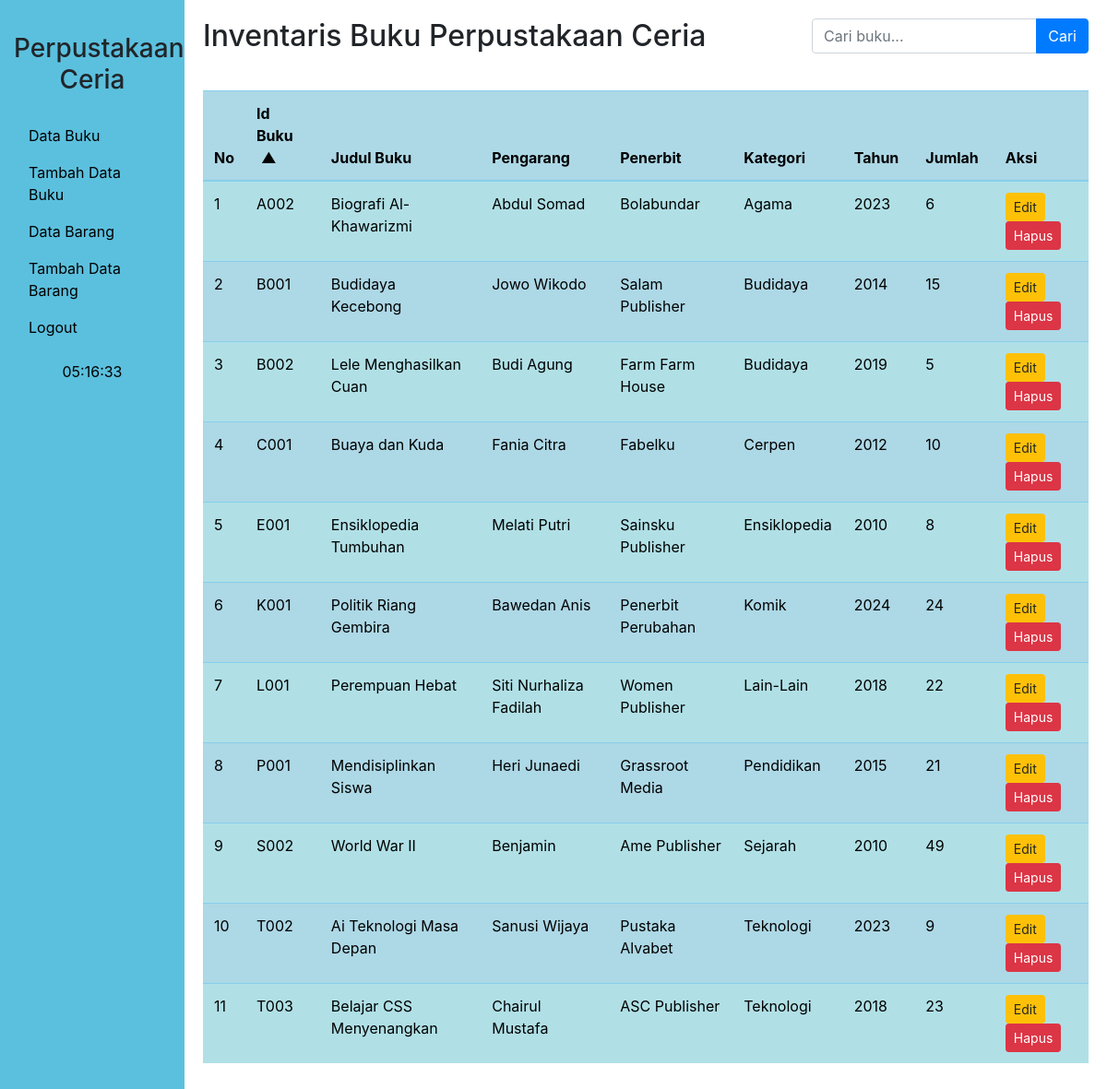
Page /dashboard.php (signed in) on the committed database.
### tables this page shows
CREATE TABLE `buku` (
  `no` int(11) NOT NULL,
  `id_buku` varchar(20) NOT NULL,
  `judul_buku` varchar(255) NOT NULL,
  `pengarang` varchar(100) NOT NULL,
  `penerbit` varchar(100) NOT NULL,
  `kategori` varchar(50) NOT NULL,
  `tahun` int(11) NOT NULL,
  `jumlah` int(11) NOT NULL
);

### dashboard.php (the view, shortened to what this page needs)
<?php
$servername = "localhost";
$username = "root";
$password = "";
$dbname = "perpustakaan";
$conn = new mysqli($servername, $username, $password, $dbname);
$search = isset($_GET['search']) ? $_GET['search'] : '';
$order = isset($_GET['order']) ? $_GET['order'] : 'id_buku';
$direction = isset($_GET['direction']) ? $_GET['direction'] : 'ASC';
$direction = strtoupper($direction) === 'DESC' ? 'DESC' : 'ASC';
$sql = "SELECT * FROM buku WHERE
        id_buku LIKE '%$search%' OR
        judul_buku LIKE '%$search%' OR
        pengarang LIKE '%$search%' OR
        penerbit LIKE '%$search%' OR
        kategori LIKE '%$search%' OR
        tahun LIKE '%$search%' OR
        jumlah LIKE '%$search%'
        ORDER BY $order $direction";
$result = $conn->query($sql);
?>
<!DOCTYPE html>
<html lang="en">
<head>
    <link rel="stylesheet" href="https://maxcdn.bootstrapcdn.com/bootstrap/4.5.2/css/bootstrap.min.css">
    <link rel="stylesheet" href="styledashboard.css">
</head>
<body>
<div class="container-fluid">
    <div class="row">
        <div class="col-md-2 sidebar">
            <h3 class="text-black text-center py-3">Perpustakaan Ceria</h3>
            <ul class="nav flex-column">
                <li class="nav-item">
                    <a class="nav-link active" href="dashboard.php" style="color: #000000;">Data Buku</a>
                </li>
                <li class="nav-item">
                    <a class="nav-link" href="tambahdata.php" style="color: #000000;">Tambah Data Buku</a>
                </li>
                <li class="nav-item">
                    <a class="nav-link" href="databarang.php" style="color: #000000;">Data Barang</a>
                </li>
                <li class="nav-item">
                    <a class="nav-link" href="tambahbarang.php" style="color: #000000;">Tambah Data Barang</a>
                </li>
                <li class="nav-item">
                    <a class="nav-link" href="index.php" style="color: #000000;">Logout</a>
                </li>
            </ul>
            <div id="clock" class="text-center mt-3" style="color: #000000;"></div>
        </div>
        <div class="col-md-10 content">
            <div class="dashboard-header">
                <h2 class="dashboard-title">Inventaris Buku Perpustakaan Ceria</h2>
                <form method="GET" action="" class="search-bar">
                    <div class="input-group">
                        <input type="text" class="form-control" name="search" placeholder="Cari buku..." value="<?php echo htmlspecialchars($search); ?>">
                        <div class="input-group-append">
                            <button class="btn btn-primary" type="submit">Cari</button>
                        </div>
                    </div>
                </form>
            </div>
            <div class="table-responsive">
                <table class="table table-striped table-dark">
                <thead>
                    <tr>
                        <th>No</th>
                        <th><a href="?search=<?php echo urlencode($search); ?>&order=id_buku&direction=<?php echo $direction === 'ASC' ? 'DESC' : 'ASC'; ?>">Id Buku <span class="sort-icon"><?php echo $order === 'id_buku' ? ($direction === 'ASC' ? '▲' : '▼') : ''; ?></span></a></th>
                        <th><a href="?search=<?php echo urlencode($search); ?>&order=judul_buku&direction=<?php echo $direction === 'ASC' ? 'DESC' : 'ASC'; ?>">Judul Buku </a></th>
                        <th><a href="?search=<?php echo urlencode($search); ?>&order=pengarang&direction=<?php echo $direction === 'ASC' ? 'DESC' : 'ASC'; ?>">Pengarang </a></th>
                        <th><a href="?search=<?php echo urlencode($search); ?>&order=penerbit&direction=<?php echo $direction === 'ASC' ? 'DESC' : 'ASC'; ?>">Penerbit </a></th>
                        <th><a href="?search=<?php echo urlencode($search); ?>&order=kategori&direction=<?php echo $direction === 'ASC' ? 'DESC' : 'ASC'; ?>">Kategori </a></th>
                        <th><a href="?search=<?php echo urlencode($search); ?>&order=tahun&direction=<?php echo $direction === 'ASC' ? 'DESC' : 'ASC'; ?>">Tahun </a></th>
                        <th><a href="?search=<?php echo urlencode($search); ?>&order=jumlah&direction=<?php echo $direction === 'ASC' ? 'DESC' : 'ASC'; ?>">Jumlah </a></th>
                        <th>Aksi</th>
                    </tr>
                </thead>
                <tbody>
                    <?php
                    if ($result->num_rows > 0) {
                        $no = 1;
                        while($row = $result->fetch_assoc()) {
                            echo "<tr>";
                            echo "<td>" . $no . "</td>";
                            echo "<td>" . $row["id_buku"] . "</td>";
                            echo "<td>" . $row["judul_buku"] . "</td>";
                            echo "<td>" . $row["pengarang"] . "</td>";
                            echo "<td>" . $row["penerbit"] . "</td>";
                            echo "<td>" . $row["kategori"] . "</td>";
                            echo "<td>" . $row["tahun"] . "</td>";
                            echo "<td>" . $row["jumlah"] . "</td>";
                            echo "<td>";
                            echo "<a href='edit_buku.php?id_buku=" . $row["id_buku"] . "' class='btn btn-warning btn-sm'>Edit</a> ";
                            echo "<a href='hapus_buku.php?id_buku=" . $row["id_buku"] . "' class='btn btn-danger btn-sm' onclick='return confirm(\"Apakah Anda yakin ingin menghapus buku ini?\")'>Hapus</a>";
                            echo "</td>";
                            echo "</tr>";
                            $no++;
                        }
                    } else {
                        echo "<tr><td colspan='9' class='text-center'>No data found</td></tr>";
                    }
                    ?>
                </tbody>
                </table>
            </div>
        </div>
    </div>
</div>
</body>
</html>

### styledashboard.css (style rules this page uses)
html, body { height: 100%; margin: 0; }
.container-fluid { height: 100%; }
.row { height: 100%; }
.sidebar { background-color: #5bc0de; height: 100%; padding-top: 20px; }
.content { padding: 20px; overflow-y: auto; }
.table { margin-top: 20px; }
.table-dark { color: #000000; background-color: #add8e6; }
.table-dark th, .table-dark td, .table-dark thead th { border-color: #87ceeb; }
.table-dark.table-striped tbody tr:nth-of-type(odd) { background-color: #b0e0e6; }

### dashboard.php (style rules this page uses)
.search-bar { width: 300px; display: inline-block; vertical-align: middle; }
.dashboard-header { display: flex; justify-content: space-between; align-items: center; margin-bottom: 20px; }
.dashboard-title { margin: 0; }
.sort-icon { cursor: pointer; margin-left: 5px; color: black; }
th a { color: black; text-decoration: none; }

### rows in the picture
buku: id_buku "A002", judul_buku "Biografi Al-Khawarizmi", pengarang "Abdul Somad", penerbit "Bolabundar", kategori "Agama", tahun "2023", jumlah "6"
buku: id_buku "B001", judul_buku "Budidaya Kecebong", pengarang "Jowo Wikodo", penerbit "Salam Publisher", kategori "Budidaya", tahun "2014", jumlah "15"
buku: id_buku "B002", judul_buku "Lele Menghasilkan Cuan", pengarang "Budi Agung", penerbit "Farm Farm House", kategori "Budidaya", tahun "2019", jumlah "5"
buku: id_buku "C001", judul_buku "Buaya dan Kuda", pengarang "Fania Citra", penerbit "Fabelku", kategori "Cerpen", tahun "2012", jumlah "10"
buku: id_buku "E001", judul_buku "Ensiklopedia Tumbuhan", pengarang "Melati Putri", penerbit "Sainsku Publisher", kategori "Ensiklopedia", tahun "2010", jumlah "8"
buku: id_buku "K001", judul_buku "Politik Riang Gembira", pengarang "Bawedan Anis", penerbit "Penerbit Perubahan", kategori "Komik", tahun "2024", jumlah "24"
buku: id_buku "L001", judul_buku "Perempuan Hebat", pengarang "Siti Nurhaliza Fadilah", penerbit "Women Publisher", kategori "Lain-Lain", tahun "2018", jumlah "22"
buku: id_buku "P001", judul_buku "Mendisiplinkan Siswa", pengarang "Heri Junaedi", penerbit "Grassroot Media", kategori "Pendidikan", tahun "2015", jumlah "21"
buku: id_buku "S002", judul_buku "World War II", pengarang "Benjamin", penerbit "Ame Publisher", kategori "Sejarah", tahun "2010", jumlah "49"
buku: id_buku "T002", judul_buku "Ai Teknologi Masa Depan", pengarang "Sanusi Wijaya", penerbit "Pustaka Alvabet", kategori "Teknologi", tahun "2023", jumlah "9"
buku: id_buku "T003", judul_buku "Belajar CSS Menyenangkan", pengarang "Chairul Mustafa", penerbit "ASC Publisher", kategori "Teknologi", tahun "2018", jumlah "23"
